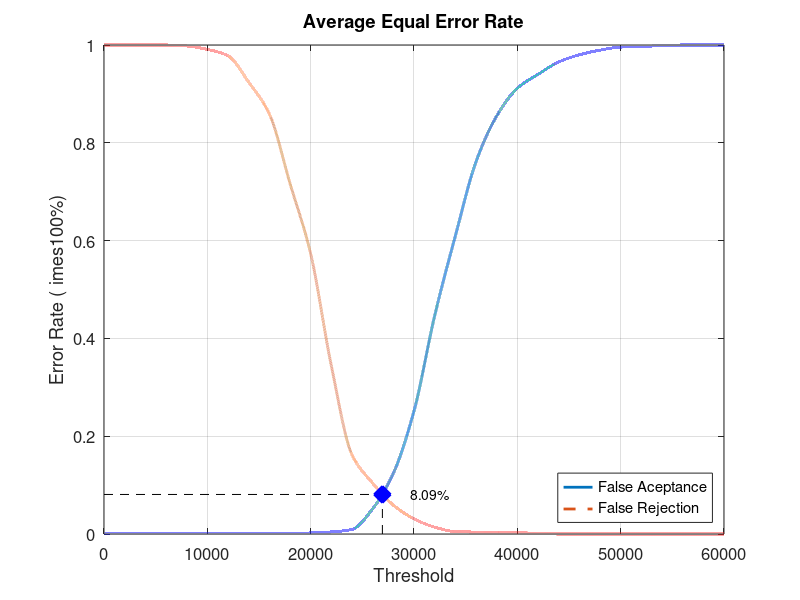
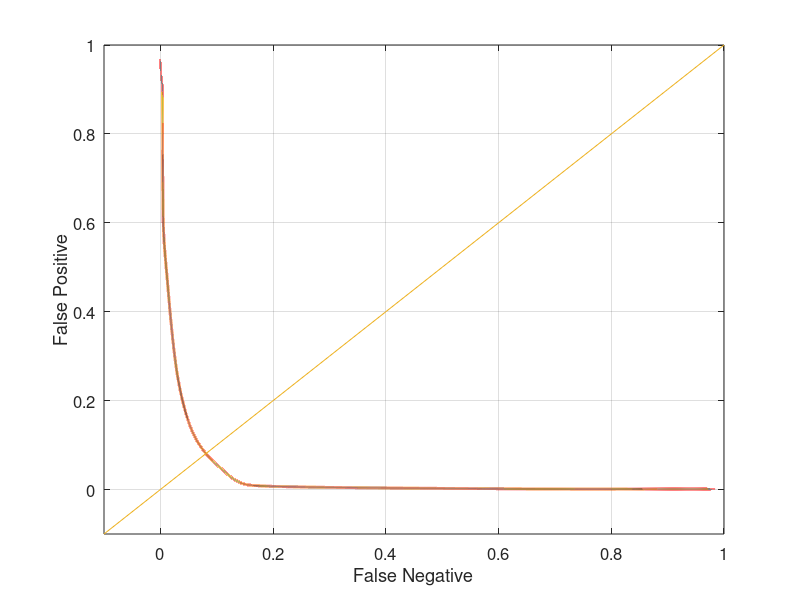

Recreate these plots in MATLAB, in order.
close all;
clear;
clc;
x = 0:2000:60000;
xq = 0:0.5:60000;

y0 = [0 0.00105263 0.00105263 0.00105263 0.00105263 0.00105263 0.00105263 0.00105263 0.00105263 0.00105263 0.00210526 0.00421053 0.00947368 0.051579 0.124211 0.251579 0.446316 0.609474 0.761053 0.854737 0.911579 0.94 0.965263 0.98 0.989474 0.99579 0.996842 0.998947 1 1 1]
yy0 = interp1(x, y0, xq, 'pchip');
y1 = [1 1 1 1 0.998 0.991 0.978 0.924 0.859 0.717 0.573 0.344 0.162 0.104 0.059 0.031 0.014 0.005 0.004 0.004 0.003 0.001 0 0 0 0 0 0 0 0 0]
yy1 = interp1(x, y1, xq, 'pchip');

% Calculating EER: 
y2 = abs(y0 - y1);
find(y2 == min(y2))
yy2 = abs(yy0 - yy1);
xEER = find(yy2 == min(yy2));
xEERIndex = xq(xEER) % X-axis EER
yEER = yy0(xEER) % Y-axis EER

main = figure
plot(xq, yy0,'-','LineWidth', 2);	hold on
plot(xq, yy1,'--','LineWidth', 2);	hold on
plot([xEERIndex xEERIndex], [0 yEER], 'k--');	hold on
plot([0 xEERIndex], [yEER yEER], 'k--');	hold on
plot(xEERIndex, yEER, 'bx', 'LineWidth', 10);	hold on
text(xEERIndex + 10 * xEERIndex / 100, yEER, [num2str(round((10000 * yEER)) / 100) '%'])
legend('False Aceptance', 'False Rejection', 'Location', 'SouthEast')
xlabel('Threshold')
ylabel('Error Rate (	imes100%)')
title('Average Equal Error Rate')
set(gca, 'FontSize', 12)
axis([0 60000 0 1])
grid on

print(main, 'Database1AverageMain', '-dpng');
FNRxFPR = figure('Color', [1 1 1]);
plot(yy1, yy0, '-', yy1, yy0, 'LineWidth', 2);
hold on
y = -0.1:0.1:1
plot(y, y); 
set(gca, 'FontSize', 12)
xlabel('False Negative')
ylabel('False Positive')
axis([-0.1 1 -0.1 1])
set(gca, 'FontSize', 12)
grid on

print(FNRxFPR, 'Database1AverageFNRxFPR','-dpng');
